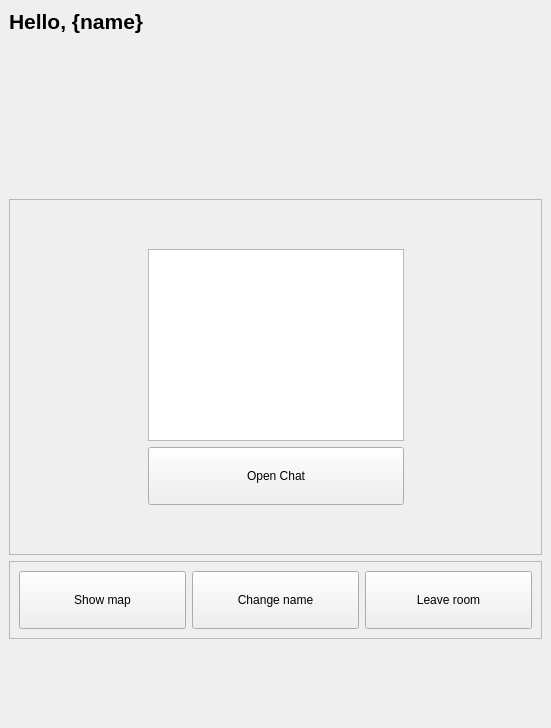
<?xml version="1.0" encoding="UTF-8"?>
<ui version="4.0">
 <class>MainWindow</class>
 <widget class="QMainWindow" name="MainWindow">
  <property name="geometry">
   <rect>
    <x>0</x>
    <y>0</y>
    <width>551</width>
    <height>728</height>
   </rect>
  </property>
  <property name="windowTitle">
   <string>MainWindow</string>
  </property>
  <property name="styleSheet">
   <string notr="true">QPushButton {
	height:50%;
	font: 16pt &quot;MS Shell Dlg 2&quot;;
}</string>
  </property>
  <widget class="QWidget" name="centralwidget">
   <layout class="QGridLayout" name="gridLayout">
    <item row="5" column="0">
     <spacer name="verticalSpacer_3">
      <property name="orientation">
       <enum>Qt::Vertical</enum>
      </property>
      <property name="sizeHint" stdset="0">
       <size>
        <width>20</width>
        <height>40</height>
       </size>
      </property>
     </spacer>
    </item>
    <item row="3" column="0">
     <widget class="QFrame" name="frame">
      <property name="frameShape">
       <enum>QFrame::StyledPanel</enum>
      </property>
      <property name="frameShadow">
       <enum>QFrame::Raised</enum>
      </property>
      <layout class="QGridLayout" name="gridLayout_2">
       <item row="1" column="0">
        <spacer name="horizontalSpacer">
         <property name="orientation">
          <enum>Qt::Horizontal</enum>
         </property>
         <property name="sizeHint" stdset="0">
          <size>
           <width>40</width>
           <height>20</height>
          </size>
         </property>
        </spacer>
       </item>
       <item row="0" column="1">
        <spacer name="verticalSpacer">
         <property name="orientation">
          <enum>Qt::Vertical</enum>
         </property>
         <property name="sizeHint" stdset="0">
          <size>
           <width>20</width>
           <height>40</height>
          </size>
         </property>
        </spacer>
       </item>
       <item row="3" column="1">
        <spacer name="verticalSpacer_2">
         <property name="orientation">
          <enum>Qt::Vertical</enum>
         </property>
         <property name="sizeHint" stdset="0">
          <size>
           <width>20</width>
           <height>40</height>
          </size>
         </property>
        </spacer>
       </item>
       <item row="1" column="2">
        <spacer name="horizontalSpacer_2">
         <property name="orientation">
          <enum>Qt::Horizontal</enum>
         </property>
         <property name="sizeHint" stdset="0">
          <size>
           <width>40</width>
           <height>20</height>
          </size>
         </property>
        </spacer>
       </item>
       <item row="1" column="1">
        <widget class="QListView" name="chat_viewer"/>
       </item>
       <item row="2" column="1">
        <widget class="QPushButton" name="open_chat_button">
         <property name="text">
          <string>Open Chat</string>
         </property>
        </widget>
       </item>
      </layout>
     </widget>
    </item>
    <item row="2" column="0">
     <spacer name="verticalSpacer_4">
      <property name="orientation">
       <enum>Qt::Vertical</enum>
      </property>
      <property name="sizeHint" stdset="0">
       <size>
        <width>20</width>
        <height>40</height>
       </size>
      </property>
     </spacer>
    </item>
    <item row="4" column="0">
     <widget class="QFrame" name="frame_2">
      <property name="frameShape">
       <enum>QFrame::StyledPanel</enum>
      </property>
      <property name="frameShadow">
       <enum>QFrame::Raised</enum>
      </property>
      <layout class="QHBoxLayout" name="horizontalLayout">
       <item>
        <widget class="QPushButton" name="show_map_button">
         <property name="text">
          <string>Show map</string>
         </property>
        </widget>
       </item>
       <item>
        <widget class="QPushButton" name="change_name_button">
         <property name="text">
          <string>Change name</string>
         </property>
        </widget>
       </item>
       <item>
        <widget class="QPushButton" name="leave_room_button">
         <property name="text">
          <string>Leave room</string>
         </property>
        </widget>
       </item>
      </layout>
     </widget>
    </item>
    <item row="0" column="0">
     <widget class="QLabel" name="heading">
      <property name="text">
       <string>&lt;html&gt;&lt;head/&gt;&lt;body&gt;&lt;p&gt;&lt;span style=&quot; font-size:16pt; font-weight:700;&quot;&gt;Hello, {name}&lt;/span&gt;&lt;/p&gt;&lt;/body&gt;&lt;/html&gt;</string>
      </property>
     </widget>
    </item>
    <item row="1" column="0">
     <spacer name="verticalSpacer_5">
      <property name="orientation">
       <enum>Qt::Vertical</enum>
      </property>
      <property name="sizeHint" stdset="0">
       <size>
        <width>20</width>
        <height>40</height>
       </size>
      </property>
     </spacer>
    </item>
   </layout>
  </widget>
 </widget>
 <resources/>
 <connections/>
</ui>
